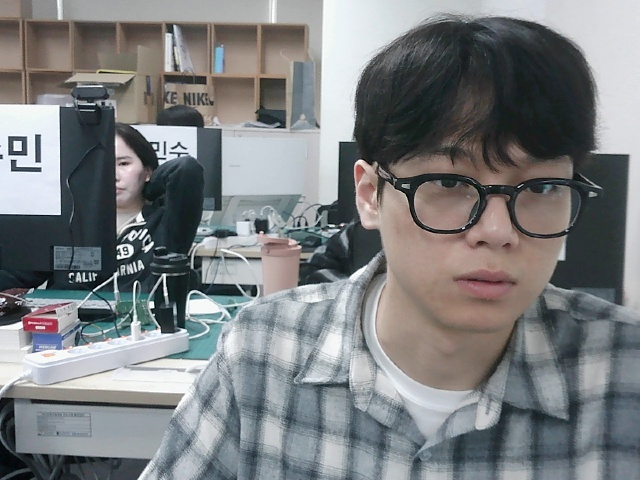
#> input picture cvtest/c1.jpg, 640 x 480 px
$ python cv1.py
#> lines starting #> are read from the running program, lines starting #| are printed output that depends on the picture
import cv2


s_img = cv2.imread("c1.jpg")
#> s_img is the input picture: shape (480, 640, 3); mean B, G, R 127.9, 126.3, 123.8
#g_img =cv2.GaussianBlur(s_img,(7,7), 0)
r,cimg = cv2.threshold(s_img, 120, 255, cv2.THRESH_BINARY)
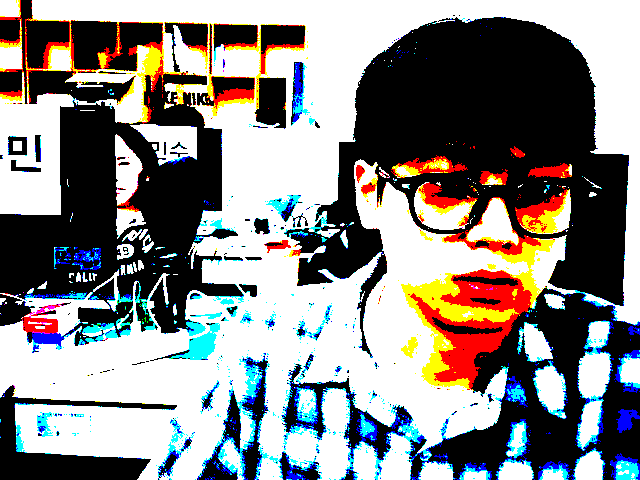
#> cimg: shape (480, 640, 3); mean B, G, R 133.9, 135.6, 137

#> (the run stopped early here; a loop or call above may not have finished)
